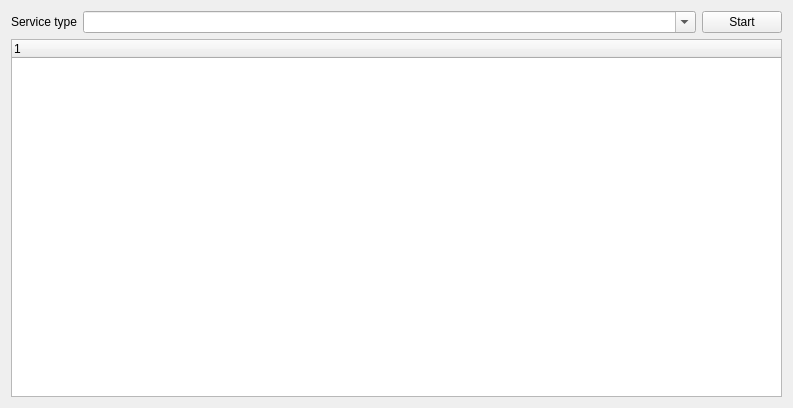
<?xml version="1.0" encoding="UTF-8"?>
<ui version="4.0">
 <class>MdnsAssistant</class>
 <widget class="QWidget" name="MdnsAssistant">
  <property name="geometry">
   <rect>
    <x>0</x>
    <y>0</y>
    <width>793</width>
    <height>408</height>
   </rect>
  </property>
  <property name="windowTitle">
   <string notr="true">Form</string>
  </property>
  <layout class="QGridLayout" name="gridLayout">
   <item row="0" column="0">
    <widget class="QLabel" name="label">
     <property name="text">
      <string>Service type</string>
     </property>
    </widget>
   </item>
   <item row="0" column="2">
    <widget class="QPushButton" name="pushButtonStart">
     <property name="text">
      <string>Start</string>
     </property>
    </widget>
   </item>
   <item row="1" column="0" colspan="3">
    <widget class="QTreeWidget" name="treeWidget">
     <column>
      <property name="text">
       <string notr="true">1</string>
      </property>
     </column>
    </widget>
   </item>
   <item row="0" column="1">
    <widget class="QComboBox" name="comboBox">
     <property name="sizePolicy">
      <sizepolicy hsizetype="Expanding" vsizetype="Fixed">
       <horstretch>0</horstretch>
       <verstretch>0</verstretch>
      </sizepolicy>
     </property>
     <property name="editable">
      <bool>true</bool>
     </property>
    </widget>
   </item>
  </layout>
 </widget>
 <resources/>
 <connections/>
</ui>
